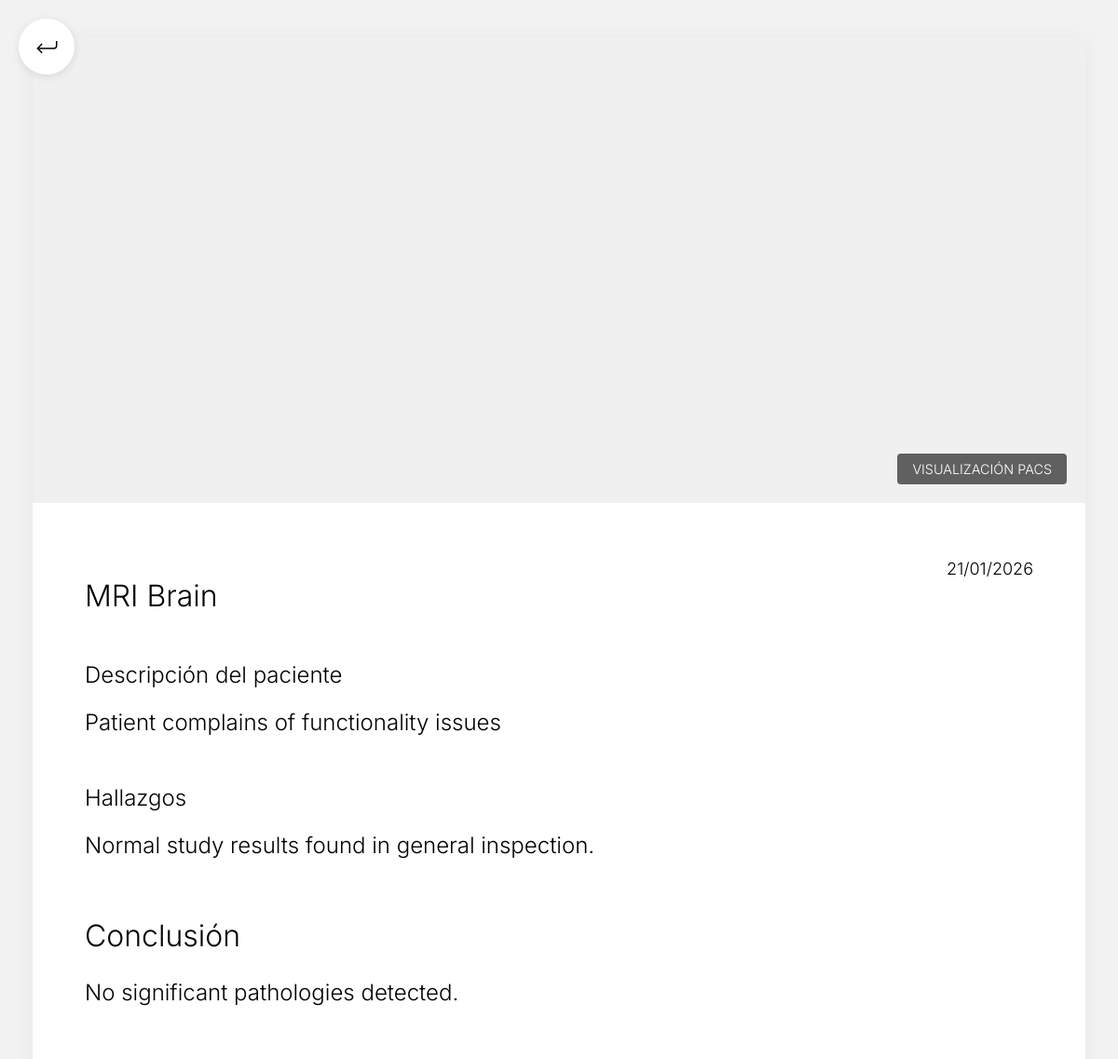
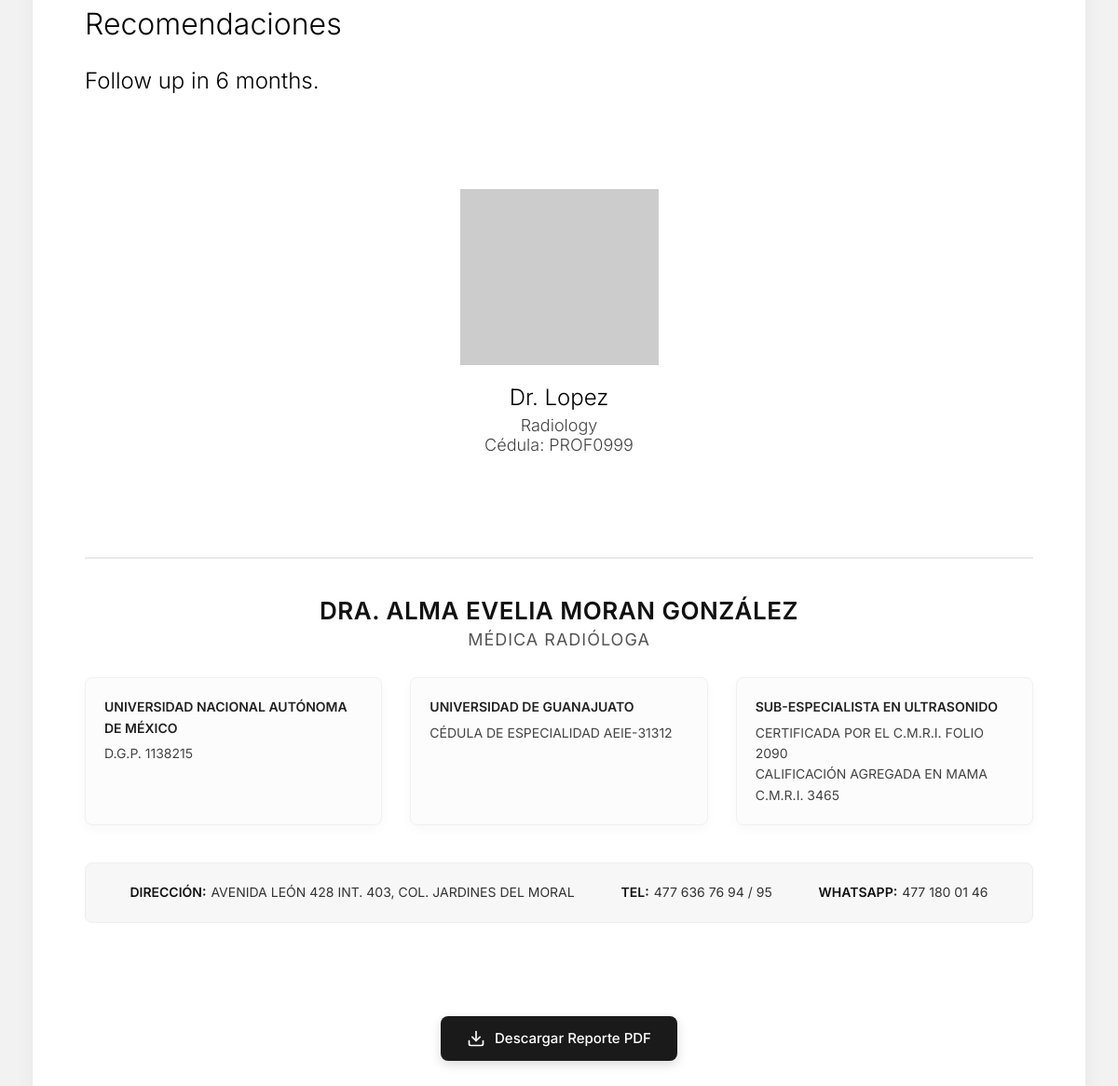
The app's page /associate-doctor/studyDetail/15/ with its own data (2 pictures, top to bottom).
### core/models.py (models this page shows)
class Study(models.Model):
    id_study = models.AutoField(primary_key=True)
    pacs_url = models.CharField(max_length=100)
    email_sent = models.BooleanField(default=False)
    date = models.DateField()
    id_study_request = models.ForeignKey('assistantDashboard.StudyRequest', on_delete=models.CASCADE)
    id_report = models.ForeignKey('Report', on_delete=models.CASCADE, null=True, blank=True)
    id_patient = models.ForeignKey('patientsDashboard.Patient', on_delete=models.CASCADE)

class Report(models.Model):
    PENDING = 'PEN'
    IN_PROGRESS = 'PRO'
    COMPLETED = 'COM'
    STATUS_CHOICES = [
        (PENDING, 'Pending'),
        (IN_PROGRESS, 'In Progress'),
        (COMPLETED, 'Completed'),
    ]
    id_report = models.AutoField(primary_key=True)
    status = models.CharField(max_length=3, choices=STATUS_CHOICES, default=PENDING)
    about = models.CharField(max_length=200)
    patients_description = models.CharField(max_length=200)
    findings = models.TextField()
    conclusions = models.TextField()
    recommendations = models.TextField()
    date = models.DateField(default=datetime.now)
    doctor_in_charge = models.ForeignKey('doctorsDashboard.ReportingDoctor', on_delete=models.CASCADE)

### doctorsDashboard/models.py (models this page shows, shortened)
class ReportingDoctor(models.Model):
    MALE = 'M'
    FEMALE = 'F'
    OTHER = 'O'
    GENDER_CHOICES = [
        (MALE, 'Male'),
        (FEMALE, 'Female'),
        (OTHER, 'Other'),
    ]
    user = models.OneToOneField(User, on_delete=models.CASCADE, null=True, related_name='reporting_doctor_profile')
    id_doctor = models.AutoField(primary_key=True)
    profile_picture = models.ImageField(upload_to='profile_pics/', null=True, blank=True)
    signature = models.ImageField(upload_to='signatures/', null=True, blank=True)
    gender = models.CharField(max_length=1, choices=GENDER_CHOICES, default=OTHER)
    address = models.CharField(max_length=100)
    phone = models.CharField(max_length=100)
    university = models.CharField(max_length=100)
    professional_id = models.CharField(max_length=100)
    specialty = models.CharField(max_length=100)
    @property
    def last_name(self):
        if self.user:
            return self.user.last_name
        return ""

### core/views.py (the view)
# urls.py: path('studyDetail/<int:id_study>/', core_views.study_detail, name='studyDetail'),
def study_detail(request, id_study):
    study = get_object_or_404(Study, id_study=id_study)
    hide_download_btn = request.user.is_authenticated and request.user.groups.filter(name__in=['AssociatedDoctors', 'Doctors']).exists()
    return render(request, 'core/study_report_detail.html', {'study': study, 'hide_download_btn': hide_download_btn})

### core/templates/core/study_report_detail.html (shortened to what this page needs)
{% load static %}
<!DOCTYPE html>
<html lang="es">
<head>
    <link rel="stylesheet" href="{% static 'core/report.css' %}">
</head>
<body>
    <div class="back-button-container" onclick="window.history.back()">
        <img src="{% static 'core/assets/icons/return_icon.svg' %}" alt="Regresar" width="35" height="35">
    </div>
    <div class="report-container">
        <div class="study-visual-section" onclick="openPacsModal()">
            {% if study.pacs_url %}
            <iframe src="{{ study.pacs_url }}" frameborder="0" width="100%" height="100%"
                style="border: none; display: block;"></iframe>
            {% else %}
            <img src="https://placehold.co/1130x396" alt="Imagen no disponible, por favor contacte al laboratorio."
                class="study-image">
            {% endif %}
            <div class="image-overlay">
                VISUALIZACIÓN PACS
            </div>
        </div>
        <div class="study-report-content">
            <div class="report-date-top-right">
                {{ study.id_report.date|date:"d/m/Y" }}
            </div>
            <h1 class="report-title-main">
                {% if study.id_report.about %}
                {{ study.id_report.about }}
                {% else %}
                Estudio de Imagenología
                {% endif %}
            </h1>
            <div class="report-section">
                <h3 class="section-title">Descripción del paciente</h3>
                <div class="section-content">
                    {{ study.id_report.patients_description }}
                </div>
            </div>
            {% if study.id_report.findings %}
            <div class="report-section">
                <h3 class="section-title">Hallazgos</h3>
                <div class="section-content">
                    {{ study.id_report.findings|linebreaksbr }}
                </div>
            </div>
            {% endif %}
            <div class="report-section">
                <h3 class="section-title-large">Conclusión</h3>
                <div class="section-content">
                    {{ study.id_report.conclusions|default:"Sin conclusiones registradas."|linebreaksbr }}
                </div>
            </div>
            <div class="report-section">
                <h3 class="section-title-large">Recomendaciones</h3>
                <div class="section-content">
                    {{ study.id_report.recommendations|default:"Sin recomendaciones."|linebreaksbr }}
                </div>
            </div>
            <div class="doctor-signature-section">
                <div class="signature-container">
                    <img src="https://placehold.co/213x189?text=Firma" class="signature-image" alt="Firma del Doctor">
                    <div class="doctor-name-sign">
                        Dr. {{ study.id_report.doctor_in_charge.name }} {{ study.id_report.doctor_in_charge.last_name }}
                    </div>
                    <div class="doctor-specialty-sign">
                        {{ study.id_report.doctor_in_charge.specialty|default:"Radiología" }} <br>
                        Cédula: {{ study.id_report.doctor_in_charge.professional_id|default:"N/A" }}
                    </div>
                </div>
            </div>
            <div class="report-footer-section">
                <div class="footer-doctor-name">DRA. ALMA EVELIA MORAN GONZÁLEZ</div>
                <div class="footer-doctor-specialty">MÉDICA RADIÓLOGA</div>
                <div class="footer-details-grid">
                    <div class="footer-col">
                        <strong>UNIVERSIDAD NACIONAL AUTÓNOMA DE MÉXICO</strong>
                        <span>D.G.P. 1138215</span>
                    </div>
                    <div class="footer-col">
                        <strong>UNIVERSIDAD DE GUANAJUATO</strong>
                        <span>CÉDULA DE ESPECIALIDAD AEIE-31312</span>
                    </div>
                    <div class="footer-col">
                        <strong>SUB-ESPECIALISTA EN ULTRASONIDO</strong>
                        <span>CERTIFICADA POR EL C.M.R.I. FOLIO 2090<br>
                            CALIFICACIÓN AGREGADA EN MAMA C.M.R.I. 3465</span>
                    </div>
                </div>
                <div class="footer-contact-info">
                    <div class="contact-item"><strong>DIRECCIÓN:</strong> AVENIDA LEÓN 428 INT. 403, COL. JARDINES DEL
                        MORAL</div>
                    <div class="contact-item"><strong>TEL:</strong> 477 636 76 94 / 95</div>
                    <div class="contact-item"><strong>WHATSAPP:</strong> 477 180 01 46</div>
                </div>
            </div>
        </div>
        {% if study.id_report.status == 'COM' and not hide_download_btn %}
        <div class="download-pdf-section" style="margin-top: 40px; text-align: center; padding-bottom: 30px;">
            <a href="{% url 'core:report_pdf' study.id_report.id_report %}" class="download-pdf-btn" style="display: inline-flex; align-items: center; gap: 10px; padding: 14px 28px;
                        background-color: #1a1a1a; color: white; text-decoration: none;
                        border-radius: 8px; font-family: 'Inter', sans-serif; font-size: 15px;
                        font-weight: 500; transition: background-color 0.2s ease, transform 0.2s ease;
                        box-shadow: 0 4px 12px rgba(0, 0, 0, 0.15);">
                <svg width="20" height="20" viewBox="0 0 24 24" fill="none" stroke="currentColor" stroke-width="2"
                    stroke-linecap="round" stroke-linejoin="round">
                    <path d="M21 15v4a2 2 0 0 1-2 2H5a2 2 0 0 1-2-2v-4"></path>
                    <polyline points="7 10 12 15 17 10"></polyline>
                    <line x1="12" y1="15" x2="12" y2="3"></line>
                </svg>
                Descargar Reporte PDF
            </a>
        </div>
        {% endif %}
    </div>
</body>
</html>

### core/static/core/report.css (style rules this page uses)
body { background-color: #F2F2F2; font-family: 'Inter', sans-serif; }
.report-container { width: 100%; max-width: 1130px; margin: 40px auto; background-color: white; box-shadow: 0 4px 20px rgba(0, 0, 0, 0.05); position: relative; padding-bottom: 100px; min-height: 1577px; }
.study-visual-section { width: 100%; height: 500px; background-color: #f0f0f0; display: flex; justify-content: center; align-items: stretch; overflow: hidden; position: relative; }
.image-overlay { position: absolute; bottom: 20px; right: 20px; background: rgba(0, 0, 0, 0.6); color: white; padding: 8px 16px; border-radius: 4px; font-size: 0.9rem; font-weight: 300; }
.study-report-content { padding: 60px 56px; position: relative; }
.report-date-top-right { position: absolute; top: 60px; right: 56px; font-family: 'Inter', sans-serif; font-weight: 300; font-size: 18px; color: #000; }
.report-title-main { font-family: 'Inter', sans-serif; font-weight: 300; font-size: 32px; color: black; margin-bottom: 40px; line-height: 1.2; }
.section-title { font-family: 'Inter', sans-serif; font-weight: 300; font-size: 24px; color: black; margin-top: 50px; margin-bottom: 20px; }
.section-title-large { font-family: 'Inter', sans-serif; font-weight: 300; font-size: 32px; color: black; margin-top: 60px; margin-bottom: 25px; }
.section-content { font-family: 'Inter', sans-serif; font-weight: 300; font-size: 24px; color: black; line-height: 1.4; text-align: left; max-width: 1007px; }
.doctor-signature-section { margin-top: 100px; width: 100%; display: flex; flex-direction: column; align-items: center; position: relative; padding-bottom: 50px; }
.signature-container { display: flex; flex-direction: column; align-items: center; text-align: center; }
.signature-image { width: 213px; height: auto; margin-bottom: 20px; mix-blend-mode: multiply; }
.doctor-name-sign { font-family: 'Inter', sans-serif; font-weight: 300; font-size: 24px; color: black; }
.study-visual-section { width: 100%; height: 500px; background-color: #f0f0f0; display: flex; justify-content: center; align-items: stretch; overflow: hidden; position: relative; cursor: pointer; transition: opacity 0.2s ease; }
.study-visual-section iframe { pointer-events: none; }
.doctor-specialty-sign { font-family: 'Inter', sans-serif; font-weight: 300; font-size: 18px; color: #444; margin-top: 5px; }
.report-footer-section { width: 100%; margin-top: 60px; padding-top: 40px; border-top: 2px solid #eaeaea; color: #333; font-family: 'Inter', sans-serif; text-align: center; clear: both; }
.footer-doctor-name { font-size: 26px; font-weight: 600; color: #111; margin-bottom: 5px; letter-spacing: 0.5px; }
.footer-doctor-specialty { font-size: 18px; font-weight: 400; color: #555; margin-bottom: 30px; text-transform: uppercase; letter-spacing: 1px; }
.footer-details-grid { display: flex; justify-content: space-between; gap: 30px; margin-bottom: 40px; text-align: left; }
.footer-col { flex: 1; font-size: 14px; line-height: 1.6; color: #444; background-color: #fcfcfc; padding: 20px; border-radius: 8px; box-shadow: 0 4px 12px rgba(0, 0, 0, 0.03); border: 1px solid #f0f0f0; }
.footer-col strong { color: #222; display: block; margin-bottom: 5px; font-weight: 600; }
.footer-contact-info { padding: 20px 30px; background-color: #f7f7f7; color: #333; border-radius: 8px; font-size: 14px; line-height: 1.6; display: flex; justify-content: space-around; align-items: center; flex-wrap: wrap; gap: 15px; border: 1px solid #eee; }
.footer-contact-info strong { color: #111; margin-right: 5px; font-weight: 600; }
.contact-item { display: flex; align-items: center; }

### core/templates/core/study_report_detail.html (style rules this page uses)
.back-button-container { position: fixed; top: 20px; left: 20px; z-index: 1000; cursor: pointer; width: 60px; height: 60px; background: white; border-radius: 50%; display: flex; justify-content: center; align-items: center; box-shadow: 0 2px 10px rgba(0, 0, 0, 0.1); transition: transform 0.2s ease, box-shadow 0.2s ease; }

### records on screen
Study: id_report "21/01/2026", id_report.about "MRI Brain", id_report.patients_description "Patient complains of functionality issues", id_report.findings "Normal study results found in general inspection.", id_report.conclusions "No significant pathologies detected.", id_report.recommendations "Follow up in 6 months.", id_report.doctor_in_charge.last_name "Lopez", id_report.doctor_in_charge.specialty "Radiology", id_report.doctor_in_charge.professional_id "PROF0999"
